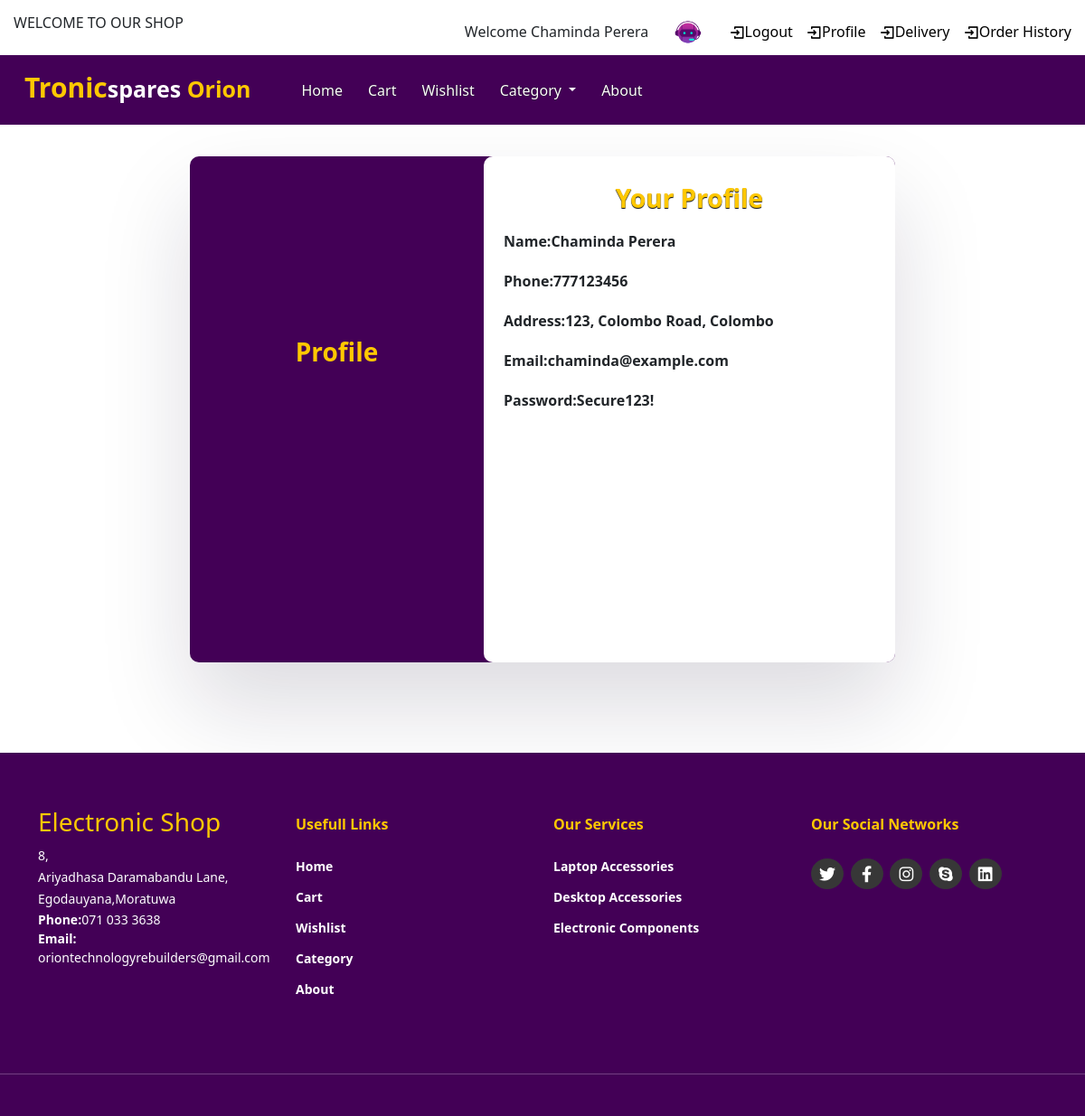
/user/profile.php (signed in), run on the app's committed database.
### tables this page shows
CREATE TABLE `user` (
  `user_id` int(11) NOT NULL,
  `user_name` varchar(40) NOT NULL,
  `user_contact_no` int(11) NOT NULL,
  `user_address` varchar(255) NOT NULL,
  `user_email` varchar(60) NOT NULL,
  `user_password` varchar(40) NOT NULL
);

### user/profile.php (the view, shortened to what this page needs)
<!DOCTYPE html>
<html lang="en">
<head>
    <link rel="stylesheet" href="style.css">
    <link rel="stylesheet" href="https://cdnjs.cloudflare.com/ajax/libs/font-awesome/6.2.0/css/all.min.css">
    <link href="https://cdn.jsdelivr.net/npm/bootstrap@5.0.2/dist/css/bootstrap.min.css" rel="stylesheet">
</head>
<body>
    <?php
    require_once('top_nav.php');
   ?>
    <?php
    require_once('nav.php');
   ?>
    <?php
      $server = "localhost";
      $database = "tronic_spares_by_orion";
      $user = "root";
      $password = "";
      $conn = mysqli_connect($server, $user, $password, $database);
      $current_user_id = $_SESSION["current_user_id"];
      $query_user = "SELECT * FROM user WHERE user_id = '$current_user_id'";
      $result_user = mysqli_query($conn,$query_user);
      $row = mysqli_fetch_assoc($result_user);
      ?>
    <div class="container" id="login">
    <div class="row">
        <div class="col-md-5 py-3 py-md-0" id="side1">
            <h3 class="text-center">Profile</h3>
        </div>
        <div class="col-md-7 py-3 py-md-0" id="side2">
            <h3 class="text-center">Your Profile</h3>
            <div class="input2 text-center">
                <div style="display:flex;align:right;padding:10px;">
                  <label>Name:<?php echo $row["user_name"]?></label><br>
                </div>
                <div style="display:flex;align:right;padding:10px;">
                  <label>Phone:<?php echo $row["user_contact_no"]?></label><br>
                </div>
                <div style="display:flex;align:right;padding:10px;">
                  <label>Address:<?php echo $row["user_address"]?></label><br>
                </div>
                <div style="display:flex;align:right;padding:10px;">
                  <label>Email:<?php echo $row["user_email"]?></label><br>
                </div>
                <div style="display:flex;align:right;padding:10px;">
                  <label>Password:<?php echo $row["user_password"]?></label><br>
                </div>
            </div>
        </div>
    </div>
   </div>
    <?php
    require_once("footer.php");
    ?>
</body>
</html>

### user/style.css (style rules this page uses)
html { scroll-behavior: smooth; }
#login { width: 65%; height: 70vh; background-color: rgb(67 0 86); margin-top: 35px; border-radius: 10px; box-shadow: rgba(17,12, 46, 0.15) 0px 48px 100px 0px; }
#side1 h3 { color: #ffc800; font-weight: bold; margin-top: 200px; }
#side2 { background-color: white; height: 70vh; border-radius: 10px; }
#side2 h3 { margin-top: 30px; color: #ffc800; font-weight: bold; text-shadow: 0px 1px 1px black; }
label { display: block; font-weight: bold; }

### data on the page
user: user_name "Chaminda Perera", user_contact_no "777123456", user_address "123, Colombo Road, Colombo", user_email "chaminda@example.com", user_password "Secure123!"

### other printed values
$_SESSION['current_user_name'] "Chaminda Perera"
